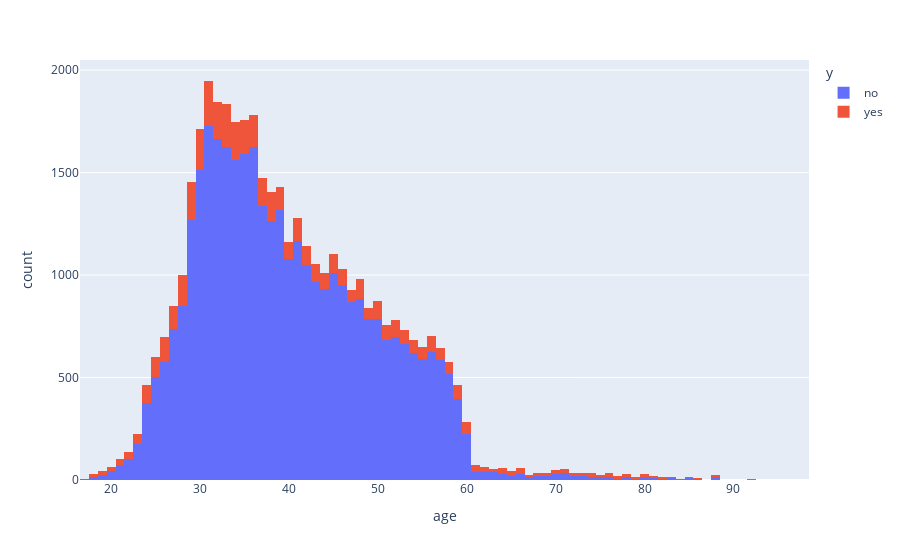

Notebook cell for this chart:
### Code cell
fig = px.histogram(data, x='age', color='y')
fig.show()

### Figure 1 — Plotly figure (JSON) as saved in the notebook; plotly's stock layout.template omitted (floating-point values rounded to 4 significant figures; data arrays with more than 128 entries replaced by an {"elided": "..."} marker saying what was removed)
{"data": [{"alignmentgroup": "True", "bingroup": "x", "hovertemplate": "y=no<br>age=%{x}<br>count=%{y}<extra></extra>", "legendgroup": "no", "marker": {"color": "#636efa", "pattern": {"shape": ""}}, "name": "no", "offsetgroup": "no", "orientation": "v", "showlegend": true, "type": "histogram", "x": {"elided": "36547 int values"}, "xaxis": "x", "yaxis": "y"}, {"alignmentgroup": "True", "bingroup": "x", "hovertemplate": "y=yes<br>age=%{x}<br>count=%{y}<extra></extra>", "legendgroup": "yes", "marker": {"color": "#EF553B", "pattern": {"shape": ""}}, "name": "yes", "offsetgroup": "yes", "orientation": "v", "showlegend": true, "type": "histogram", "x": {"elided": "4640 int values"}, "xaxis": "x", "yaxis": "y"}], "layout": {"autosize": true, "barmode": "relative", "legend": {"title": {"text": "y"}, "tracegroupgap": 0}, "margin": {"t": 60}, "xaxis": {"anchor": "y", "autorange": true, "domain": [0, 1], "range": [16.5, 98.5], "title": {"text": "age"}, "type": "linear"}, "yaxis": {"anchor": "x", "autorange": true, "domain": [0, 1], "range": [0, 2049.0], "title": {"text": "count"}}}}
